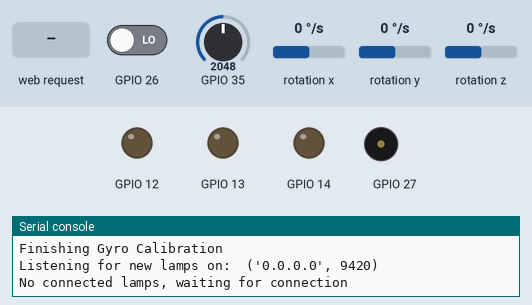
A program run on a simulated ESP32 board running MicroPython. Parts: output pins drawn as LEDs (lit = HIGH), buzzer (waves = sounding), the last lines printed to the serial console. Inputs (shaded band) come from the test bench; at power-on: GPIO 26 LOW, GPIO 35 = 2048, rotation x 0 °/s, rotation y 0 °/s, rotation z 0 °/s (analog values on the 0–4095 scale). WiFi joins after 1.5 s; web requests get an empty 200 reply after 0.4 s; threads take turns every 2 ms; the clock reads 2024-03-15 10:24:30 at power-on unless the program sets it; library files of the repository ran but are not shown: mpu6050.py; pins used as bus, display or sensor lines are not drawn.

Above: at 3.1 s.
3.2 s: HTTP request GET / received
At 12.1 s:
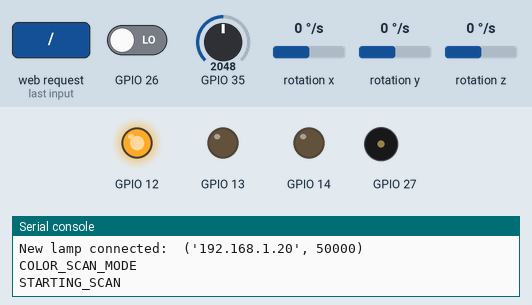
At 13.7 s:
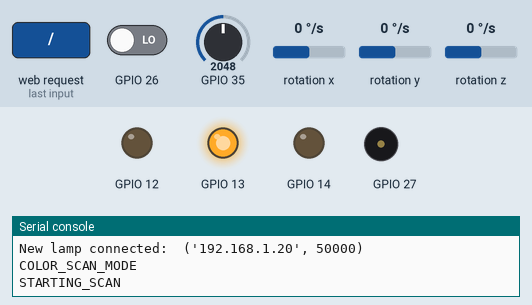
Timing chart, 0 to 14.3 s (numbered marks = the images above; inputs shaded):
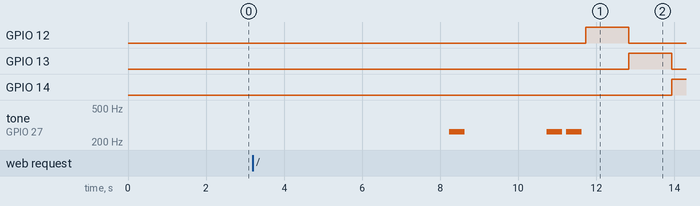

The program:

main.py
```python
import socket
import os
import utime
import _thread

from drivers.mpu6050 import MPU6050_GYRO
from drivers.colour_sensor import DIY_COLOUR_SENSOR
from drivers.switch import SWITCH
from drivers.speaker import SPEAKER
from time import sleep_ms
from util.netvars import initNet, setNetVar, getNetVar

ip = initNet("<NAME>", "<PWD>")
print("my ip is: "+ip)
setNetVar("cubeIP", str(ip))

gyro = MPU6050_GYRO()
switch = SWITCH(26)
colour_sensor = DIY_COLOUR_SENSOR()
speaker = SPEAKER()

lastUpdated = utime.time()

socket_addr = socket.getaddrinfo('0.0.0.0', 9420)[0][-1]

s = socket.socket()
s.bind(socket_addr)
s.listen(1)
print('Listening for new lamps on: ', socket_addr)

color_string = "255-255-255"
gyro_pos = 0.0

clients = []


def listen_for_connections():
    global clients
    while True:
        try:
            cl, addr = s.accept()
            print('New lamp connected: ', addr)
            clients.append((cl, addr))
        except OSError:
            print("Socket closed - stopping to accept connections")
            break


_thread.start_new_thread(listen_for_connections, ())


def send_message_to_connected_clients(msg):
    global clients
    for c in clients:
        client, address = c
        print("Sending '"+msg+"'to: ", address)
        try:
            client.send(msg+"\n")
        except OSError:
            print(str(address) + " disconnected - OSError")
            client.close()
            clients.remove((client, address))
        except Exception as e:
            print(str(address) + " disconnected - Exception: "+str(e))
            client.close()
            clients.remove((client, address))


def get_message():
    return color_string+"$"+str(gyro_pos)


while True:
    try:
        timeDiff = utime.time() - lastUpdated
        if timeDiff > 30:
            lastUpdated = utime.time()
            cube_reset = getNetVar("cubeReset")
            if cube_reset == 'True':
                print("Got CUBE_RESET")
                print("Resetting cube...")
                setNetVar("cubeReset", False)
                import machine
                machine.reset()

            lamp_reset = getNetVar("lampReset")
            if lamp_reset == 'True':
                print("Got LAMP_RESET")
                print("Resetting all lamps...")
                setNetVar("lampReset", False)
                send_message_to_connected_clients("RESET")

        if len(clients) > 0:
            if not switch.getValue():
                print("COLOR_SCAN_MODE")
                sleep_ms(300)
                speaker.beep_long(tone='c')
                sleep_ms(2000)
                speaker.beep_long(tone='d')
                speaker.beep_long(tone='d')
                print("STARTING_SCAN")
                color_string = colour_sensor.checkColour()
                speaker.beep_melody("cc")
                speaker.beep_long('g')

                print("Color scanned: sending: "+get_message())
                send_message_to_connected_clients(get_message())
            else:
                print("GYRO_MODE")
                gyro_pos = gyro.update_position()
                print("Gyro  scanned: sending: "+get_message())
                send_message_to_connected_clients(get_message())
                sleep_ms(75)

        else:
            print("No connected lamps, waiting for connection")
            sleep_ms(5000)
    except KeyboardInterrupt:
        break
    except OSError as e:
        print("Netvar error: %s" % e)
        continue

print("Exiting...")
print("Closing all clients...")
send_message_to_connected_clients("EOF\n")
print("Closing socket...")
s.close()
```

colour_sensor.py
```python
from machine import Pin, ADC
from time import sleep
import math


class DIY_COLOUR_SENSOR():

    SCAN_READINGS = 20
    CALIBRATION_READINGS = 200

    def __init__(self, ldrPin=35, ledRedPin=12, ledGreenPin=13, ledBluePin=14):
        self.ldr = ADC(Pin(ldrPin))
        self.ldr.atten(ADC.ATTN_11DB)

        self.ledRed = Pin(ledRedPin, Pin.OUT)
        self.ledGreen = Pin(ledGreenPin, Pin.OUT)
        self.ledBlue = Pin(ledBluePin, Pin.OUT)

        self.ledArray = [self.ledRed, self.ledGreen, self.ledBlue]
        self.colourArray = [0, 0, 0]
        # [2118.45, 3278.75, 2240.7] #[1839.6, 3192.4, 2062.6] #[2141, 3246, 2536]
        self.whiteArray = [2094.65, 3256.78, 2206.68]
        # [703.7, 1690.4, 980.8] #[693.2, 1698.2, 1000.4] #[654, 1622, 1239]
        self.blackArray = [1152.215, 2087.58, 1359.715]

        self.balanceSet = False

    def checkBalance(self):
        if self.balanceSet == False:
            print("CALIBRATING COLORSENSOR")
            self.setBalance()
            print("White: "+str(self.whiteArray) +
                  " - Black: "+str(self.blackArray))

    def setBalance(self):
        print("setBalance > white")
        sleep(5)
        for i in range(0, 3):
            self.ledArray[i].value(1)
            sleep(0.5)
            avgRead = self.getReading(self.CALIBRATION_READINGS)
            self.whiteArray[i] = avgRead
            self.ledArray[i].value(0)
            sleep(0.5)

        print("setBalance > black")
        sleep(5)
        for i in range(0, 3):
            self.ledArray[i].value(1)
            sleep(0.5)
            avgRead = self.getReading(self.CALIBRATION_READINGS)
            self.blackArray[i] = avgRead
            self.ledArray[i].value(0)
            sleep(0.5)

        self.balanceSet = True

    def checkColour(self):
        # print("checkColour")
        # sleep(5)
        for i in range(0, 3):
            self.ledArray[i].value(1)
            sleep(0.1)
            avgRead = self.getReading(self.SCAN_READINGS)
            self.colourArray[i] = avgRead
            greyDiff = self.whiteArray[i] - self.blackArray[i]
            #print("greyDiff: ", greyDiff)
            # the reading returned minus the lowest value divided by the possible range multiplied by 255
            # will give us a value roughly between 0-255 representing the value for the current reflectivity
            # (for the colour it is exposed to) of what is being scanned
            self.colourArray[i] = (
                self.colourArray[i] - self.blackArray[i])/(greyDiff)*255
            self.ledArray[i].value(0)
            # sleep(0.5)
        return self.getColourString()

    def getReading(self, times):
        # print("getReading")
        tally = 0
        for i in range(0, times):
            reading = self.ldr.read()
            tally = reading + tally
            sleep(0.05)
        read = (tally)/times
        # print(read)
        return read

    def printColour(self):
        rVal = max(min(int(self.colourArray[0]), 255), 0)
        gVal = max(min(int(self.colourArray[1]), 255), 0)
        bVal = max(min(int(self.colourArray[2]), 255), 0)
        print("RGB(" + rVal + "," + gVal + "," + bVal + "), whiteArr =", self.whiteArray,
              ", blackArr =", max(min(int(self.colourArray[2]), 255), 0))

    def getColourString(self):
        rVal = max(min(int(self.colourArray[0]), 255), 0)
        gVal = max(min(int(self.colourArray[1]), 255), 0)
        bVal = max(min(int(self.colourArray[2]), 255), 0)
        netColourStr = str(rVal) + "-" + str(gVal) + "-" + str(bVal)
        print("Color Sensor - Scan: " + netColourStr)
        return netColourStr
```

switch.py
```python
from machine import Pin, PWM
from time import sleep


class SWITCH():

    def __init__(self, pin=26):
        #pwm = PWM(Pin(pin), freq=500)
        # pwm.deinit()
        self.switch = Pin(pin, Pin.IN)

    def getValue(self):
        return self.switch.value()
```

speaker.py
```python
from machine import Pin, PWM
from time import sleep_ms


class SPEAKER():
    SHORT = 200
    LONG = 400

    TONES = {
        'c': 262,
        'd': 294,
        'e': 330,
        'f': 349,
        'g': 392,
        'a': 440,
        'b': 494,
        'C': 523,
        ' ': 0
    }

    def __init__(self, pin=27):
        self.beeper_pin = Pin(pin, Pin.OUT)

    def beep(self, time, tone='c'):
        beeper = PWM(self.beeper_pin, duty=512)
        beeper.freq(self.TONES[tone])
        sleep_ms(time)
        beeper.deinit()

    def beep_short(self, tone='c'):
        self.beep(self.SHORT)
        sleep_ms(int(self.SHORT/4))

    def beep_long(self, tone='c'):
        self.beep(self.LONG)
        sleep_ms(int(self.LONG/4))

    def beep_n(self, n, time=SHORT):
        for i in range(n):
            self.beep(time)
            sleep_ms(int(time/4))

    def beep_melody(self, tones, time=SHORT):
        for t in tones:
            self.beep(time)
            sleep_ms(int(time/4))
```

netvars.py
```python
import network
from time import sleep


def initNet(ssid, passwd):
    wlan = network.WLAN(network.STA_IF)
    wlan.active(True)
    if not wlan.isconnected():
        print('connecting to network...')
        wlan.connect(ssid, passwd)
        while not wlan.isconnected():

            pass
    print('network config:', wlan.ifconfig())
    return wlan.ifconfig()[0]


def http_get(url):
    # print(url)
    # print("............")
    import socket
    _, _, host, path = url.split('/', 3)
    addr = socket.getaddrinfo(host, 80)[0][-1]
    s = socket.socket()
    s.connect(addr)
    s.send(bytes('GET /%s HTTP/1.0\r\nHost: %s\r\n\r\n' % (path, host), 'utf8'))
    retStr = ""
    while True:
        data = s.recv(500)
        if data:
            retStr = str(data, 'utf8')
        else:
            break
    s.close()
    return retStr


def setNetVar(varName, varVal):
    urlStr = "https://ubicomp.net/sw/db1/var2db.php?varName=" + \
        str(varName) + "&varValue=" + str(varVal)
    http_get(urlStr)


def getNetVar(varName):
    urlStr = "https://ubicomp.net/sw/db1/var2db.php?varName=" + str(varName)
    resStr = http_get(urlStr)
    import ure
    reg1 = ure.compile('\r\n\r\n|\n\n')
    reg2 = ure.compile(' |\n|\r')
    _, retVar0 = reg1.split(resStr)
    retVar = reg2.split(retVar0)
    return retVar[0]
```

Measured:
- after the input at 3.2 s, GPIO 12: LOW → HIGH after 8.5 s, → LOW 1.1 s later; GPIO 13: LOW → HIGH after 9.6 s, → LOW 1.1 s later; GPIO 14: LOW → HIGH after 10.7 s; tone on GPIO 27: goes 262 Hz 0.40 s, silent 2.1 s, 262 Hz 0.40 s, silent 0.10 s, 262 Hz 0.40 s, then silent, starting after 5.0 s
